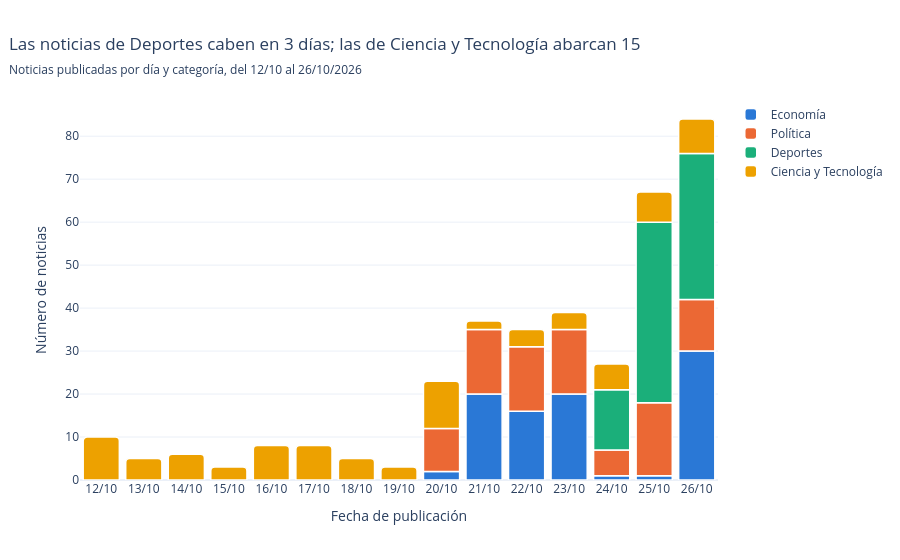

Notebook code for this chart:
### Markdown cell above
### 4.2 Distribución de noticias por rango de fechas

Todas las noticias son de un solo medio (El Comercio), así que se analiza la distribución por fecha de publicación.

### Code cell
por_dia = noticias.groupby(["fecha", "categoria"]).size().reset_index(name="noticias")
dias = noticias.groupby("categoria")["fecha"].agg(lambda f: (f.max() - f.min()).days + 1)
rapida, lenta = dias.idxmin(), dias.idxmax()

titulo = (f"Las noticias de {rapida} caben en {dias[rapida]} días; "
          f"las de {lenta} abarcan {dias[lenta]}")
periodo = f"{noticias['fecha'].min():%d/%m} al {noticias['fecha'].max():%d/%m/%Y}"

fig = px.bar(
    por_dia, x="fecha", y="noticias", color="categoria",
    category_orders={"categoria": ORDEN}, color_discrete_map=COLORES,
    labels={"fecha": "Fecha de publicación", "noticias": "Número de noticias", "categoria": ""},
    title=titulo,
)
fig.update_layout(
    **ESTILO, bargap=0.15,
    title_subtitle_text=f"Noticias publicadas por día y categoría, del {periodo}",
)
fig.update_traces(marker_line_color="white", marker_line_width=1.5)
fig.update_xaxes(dtick="D1", tickformat="%d/%m")
fig.show()

dias.rename("días cubiertos").to_frame()

### Figure 1 — Plotly figure (JSON) as saved in the notebook; plotly's stock layout.template omitted (floating-point values rounded to 4 significant figures)
{"data": [{"hovertemplate": "=Economía<br>Fecha de publicación=%{x}<br>Número de noticias=%{y}<extra></extra>", "legendgroup": "Economía", "marker": {"color": "#2a78d6", "line": {"color": "white", "width": 1.5}, "pattern": {"shape": ""}}, "name": "Economía", "orientation": "v", "showlegend": true, "textposition": "auto", "type": "bar", "x": ["2026-10-20T00:00:00.000000", "2026-10-21T00:00:00.000000", "2026-10-22T00:00:00.000000", "2026-10-23T00:00:00.000000", "2026-10-24T00:00:00.000000", "2026-10-25T00:00:00.000000", "2026-10-26T00:00:00.000000"], "xaxis": "x", "y": [2, 20, 16, 20, 1, 1, 30], "yaxis": "y"}, {"hovertemplate": "=Política<br>Fecha de publicación=%{x}<br>Número de noticias=%{y}<extra></extra>", "legendgroup": "Política", "marker": {"color": "#eb6834", "line": {"color": "white", "width": 1.5}, "pattern": {"shape": ""}}, "name": "Política", "orientation": "v", "showlegend": true, "textposition": "auto", "type": "bar", "x": ["2026-10-20T00:00:00.000000", "2026-10-21T00:00:00.000000", "2026-10-22T00:00:00.000000", "2026-10-23T00:00:00.000000", "2026-10-24T00:00:00.000000", "2026-10-25T00:00:00.000000", "2026-10-26T00:00:00.000000"], "xaxis": "x", "y": [10, 15, 15, 15, 6, 17, 12], "yaxis": "y"}, {"hovertemplate": "=Deportes<br>Fecha de publicación=%{x}<br>Número de noticias=%{y}<extra></extra>", "legendgroup": "Deportes", "marker": {"color": "#1baf7a", "line": {"color": "white", "width": 1.5}, "pattern": {"shape": ""}}, "name": "Deportes", "orientation": "v", "showlegend": true, "textposition": "auto", "type": "bar", "x": ["2026-10-24T00:00:00.000000", "2026-10-25T00:00:00.000000", "2026-10-26T00:00:00.000000"], "xaxis": "x", "y": [14, 42, 34], "yaxis": "y"}, {"hovertemplate": "=Ciencia y Tecnología<br>Fecha de publicación=%{x}<br>Número de noticias=%{y}<extra></extra>", "legendgroup": "Ciencia y Tecnología", "marker": {"color": "#eda100", "line": {"color": "white", "width": 1.5}, "pattern": {"shape": ""}}, "name": "Ciencia y Tecnología", "orientation": "v", "showlegend": true, "textposition": "auto", "type": "bar", "x": ["2026-10-12T00:00:00.000000", "2026-10-13T00:00:00.000000", "2026-10-14T00:00:00.000000", "2026-10-15T00:00:00.000000", "2026-10-16T00:00:00.000000", "2026-10-17T00:00:00.000000", "2026-10-18T00:00:00.000000", "2026-10-19T00:00:00.000000", "2026-10-20T00:00:00.000000", "2026-10-21T00:00:00.000000", "2026-10-22T00:00:00.000000", "2026-10-23T00:00:00.000000", "2026-10-24T00:00:00.000000", "2026-10-25T00:00:00.000000", "2026-10-26T00:00:00.000000"], "xaxis": "x", "y": [10, 5, 6, 3, 8, 8, 5, 3, 11, 2, 4, 4, 6, 7, 8], "yaxis": "y"}], "layout": {"barcornerradius": 4, "bargap": 0.15, "barmode": "relative", "legend": {"title": {"text": ""}, "tracegroupgap": 0}, "title": {"subtitle": {"text": "Noticias publicadas por día y categoría, del 12/10 al 26/10/2026"}, "text": "Las noticias de Deportes caben en 3 días; las de Ciencia y Tecnología abarcan 15", "x": 0.01}, "xaxis": {"anchor": "y", "domain": [0.0, 1.0], "dtick": "D1", "tickformat": "%d/%m", "title": {"text": "Fecha de publicación"}}, "yaxis": {"anchor": "x", "domain": [0.0, 1.0], "title": {"text": "Número de noticias"}}}}
